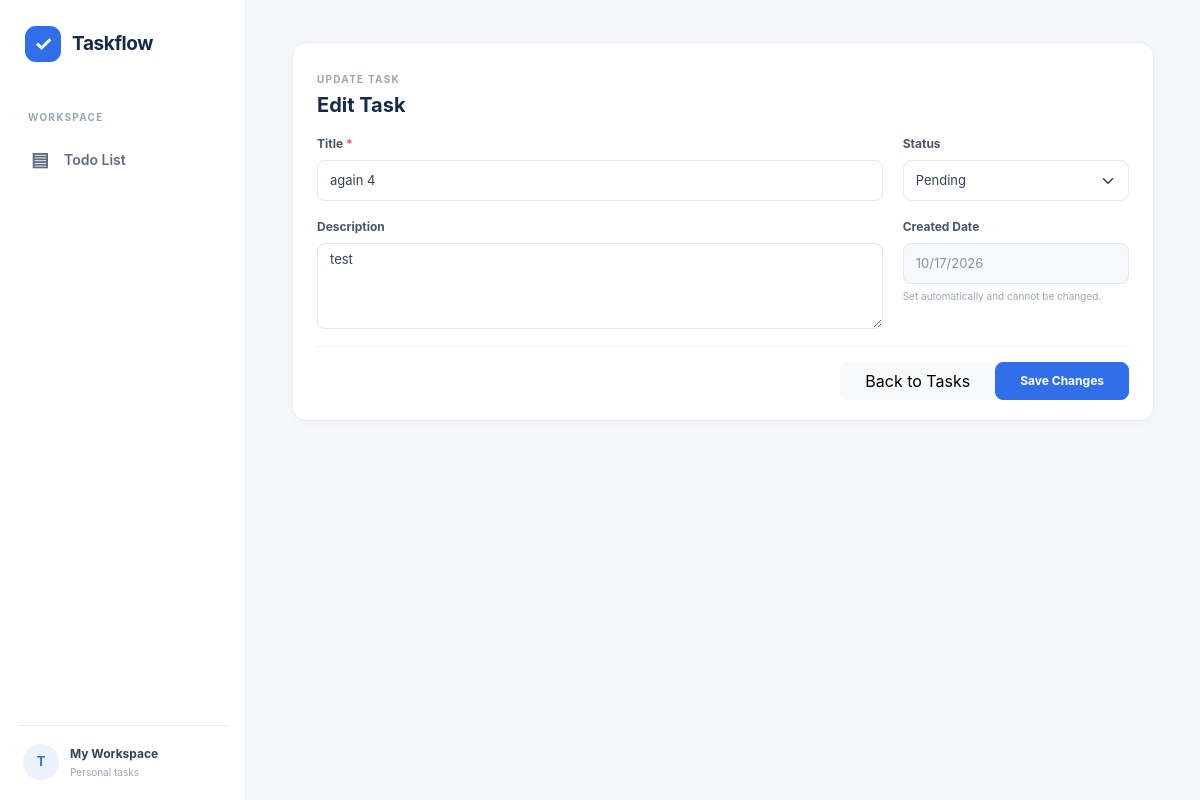
Page /todos/6/edit/ on the earlier database version.
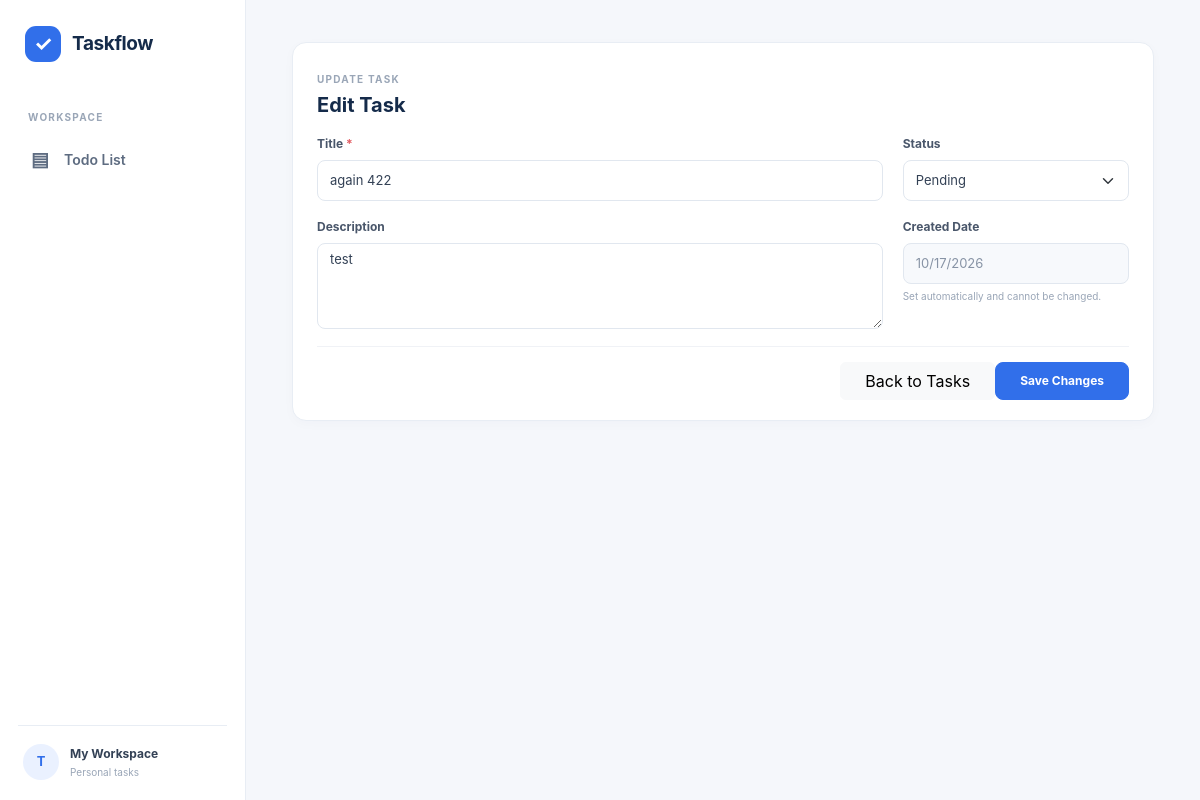
Same page on the later database version.
### todo/models.py (models this page shows, shortened)
class Todo(models.Model):
    class Status(models.TextChoices):
        PENDING = 'pending', 'Pending'
        COMPLETED = 'completed', 'Completed'
        CANCELLED = 'cancelled', 'Cancelled'
    title = models.CharField(max_length=200)
    description = models.TextField(blank=True)
    status = models.CharField(
        max_length=10,
        choices=Status.choices,
        default=Status.PENDING,
    )
    created_at = models.DateTimeField(auto_now_add=True, editable=False)
    class Meta:
        ordering = ['-created_at']
        verbose_name = 'todo'
        verbose_name_plural = 'todos'

### todo/views.py (the view)
# urls.py: path('todos/<int:pk>/edit/', views.todo_edit, name='todo_edit'),
@require_http_methods(['GET', 'POST'])
def todo_edit(request, pk):
    todo = get_object_or_404(Todo, pk=pk)
    form = TodoForm(request.POST or None, instance=todo)
    if request.method == 'POST' and form.is_valid():
        form.save()
        messages.success(request, 'Task updated successfully.')
        return redirect('todo_list')
    return render(request, 'todo/edit.html', {
        'form': form,
        'todo': todo,
        'submit_label': 'Save Changes',
    })

### todo/forms.py
class TodoForm(forms.ModelForm):
    class Meta:
        model = Todo
        fields = ['title', 'description', 'status']
        widgets = {
            'title': forms.TextInput(attrs={
                'class': 'form-control',
                'placeholder': 'Enter a task title',
                'autofocus': True,
            }),
            'description': forms.Textarea(attrs={
                'class': 'form-control',
                'placeholder': 'Add details about this task',
                'rows': 3,
            }),
            'status': forms.Select(attrs={'class': 'form-select'}),
        }
        labels = {
            'title': 'Title',
            'description': 'Description',
            'status': 'Status',
        }

### todo/templates/todo/edit.html (shortened to what this page needs)
{% extends 'base.html' %}
{% block content %}
<section class="panel form-panel">
  <div class="section-heading">
    <div><span class="section-kicker">UPDATE TASK</span><h1>Edit Task</h1></div>
  </div>
  <form method="post" novalidate>
    <div class="form-grid">
      <div class="field-group field-title">
        <label for="{{ form.title.id_for_label }}">Title <span class="required-mark">*</span></label>
        {{ form.title }}
      </div>
      <div class="field-group field-status">
        <label for="{{ form.status.id_for_label }}">Status</label>
        {{ form.status }}
      </div>
      <div class="field-group field-description">
        <label for="{{ form.description.id_for_label }}">Description</label>
        {{ form.description }}
      </div>
      <div class="field-group field-created">
        <label for="created_at_display">Created Date</label>
        <input id="created_at_display" class="form-control readonly-date" type="date" value="{{ todo.created_at|date:'Y-m-d' }}" readonly aria-describedby="created-help">
        <small id="created-help">Set automatically and cannot be changed.</small>
      </div>
    </div>
    <div class="form-actions">
      <a class="btn btn-light px-4" href="{% url 'todo_list' %}">Back to Tasks</a>
      <button class="btn btn-primary px-4" type="submit">Save Changes</button>
    </div>
  </form>
</section>
{% endblock %}

Differences in the rows shown:
changed Todo "Pending": title "again 4" → "again 422"
